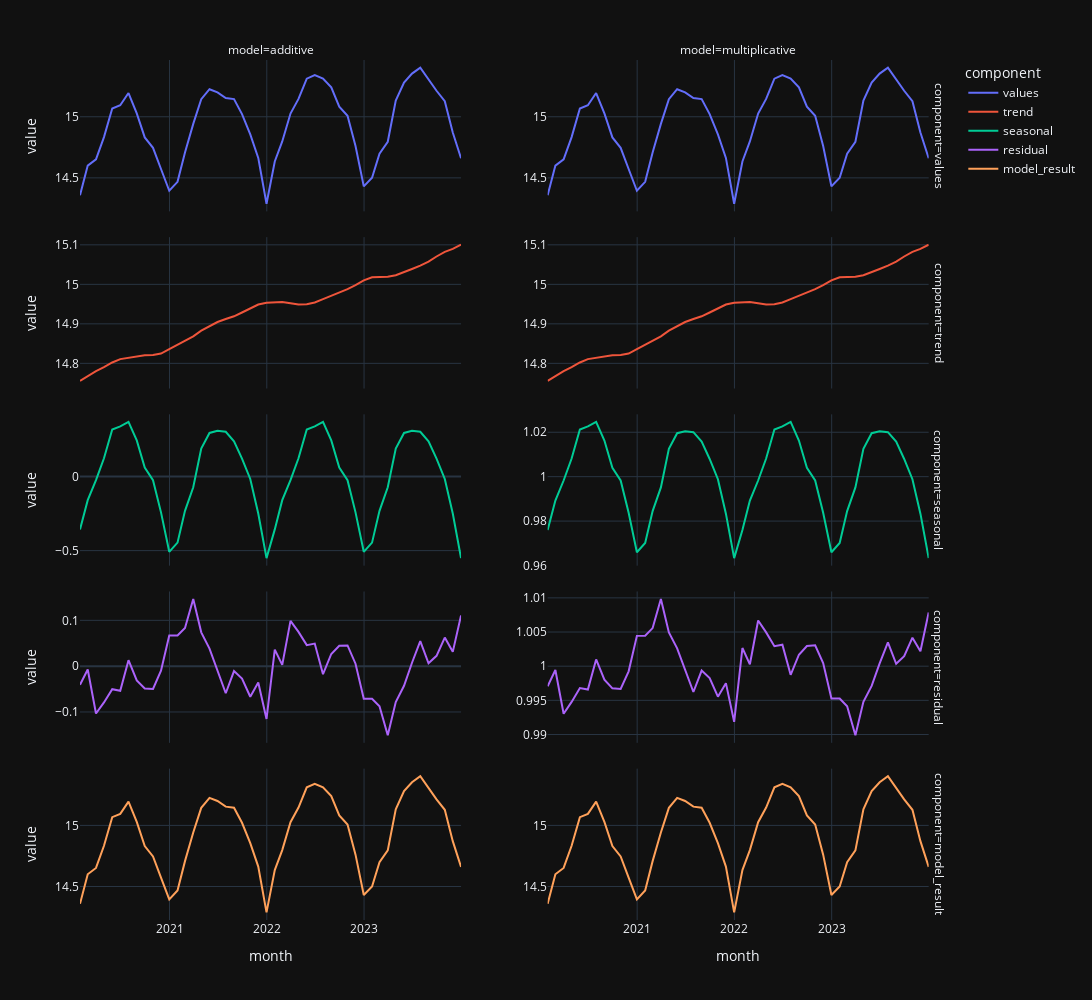

Notebook source saved alongside this figure:
### Code cell
utils.plot_decomposition_comparison(df["values_log"], period=24)
